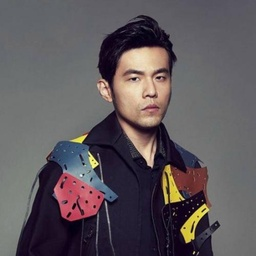
#> input picture PornDetected/data/2.jpg, 256 x 256 px, shrunk from 500 x 500 before the run
$ python Nude.py
#> lines starting #> are read from the running program, lines starting #| are printed output that depends on the picture; after the words box and inside, x2 and y2 are one past the last pixel; in counts of white or black regions, pixels touching at a corner belong together
#> further down, img is the input picture: PIL image 256x256 RGB; mean R, G, B 94.4, 87.2, 91.2
#!/usr/bin/env python
# -*- coding: utf-8 -*-
# @Time    : 2018/6/27 16:07
# @Author  : Guicheng.Zhou
# @File    : Nude.py
# @Software: IntelliJ IDEA
# @Describe: 色情图片鉴别,效果不理想，该demo主要在于python学习与应用

import sys
import os
from collections import namedtuple
from PIL import Image


class Nude(object):
    # 定义一个Skin类型
    # collections.namedtuple() 函数实际上是一个返回Python中标准元组类型子类的一个工厂方法。
    # 需要传递一个类型名和你需要的字段给它，然后它就会返回一个类，你可以初始化这个类，为你定义的字段传递值等。
    Skin = namedtuple("Skin", "id skin region x y")

    def __init__(self, path_or_image):
        # 如果path_or_image是Image.Image类型的实例,直接赋值
        if isinstance(path_or_image, Image.Image):
            self.image = path_or_image
        # 如果path_or_image为str类型的实例，打开图片
        elif isinstance(path_or_image, str):
            self.image = Image.open(path_or_image)

        # 获得图片所有颜色通道
        bands = self.image.getbands()
#> bands = ('R', 'G', 'B')
        # 判断是否为单通道图片（也即灰度图），是则将灰度图转为RGB图
        if len(bands) == 1:
            new_image = Image.new("RGB", self.image.size)
            # 拷贝灰度图self.image到RGB图 new_image.paste(PIL自动进行颜色通道转换)
            new_image.paste(self.image)
            f = self.image.filename
            # 替换self.image
            self.image = new_image
            self.image.filename = f

        # 存储对应图像所有像素的全部Skin对象
        self.skin_map = []
        # 检测到的皮肤区域，元素的索引即为皮肤区域号，元素都是包含一些Skin对象的列表
        self.detected_regions = []
        # 元素都是包含一些int对象(区域号)的列表
        # 这些元素中的区域号代表的区域都是待合并的区域
        self.merge_regions = []
        # 整合后的皮肤区域，元素的索引即为皮肤区域号，元素都是包含一些Skin对象的列表
        self.skin_regions = []
        # 最近合并的两个皮肤区域的区域号，初始化为-1
        self.last_from, self.last_to = -1, -1
        # 色情图像判断结果
        self.result = None
        # 处理得到的信息
        self.message = None
        # 图像宽高
        self.width, self.height = self.image.size
#> self.width = 256; self.height = 256
        # 图像总像素
        self.total_pixels = self.width * self.height
#> self.total_pixels = 65536

    def resize(self, maxwidth=1000, maxheight=1000):
        """
       基于最大宽高按比例重设图片大小，
       注意：这可能影响检测算法的结果

       如果没有变化返回 0
       原宽度大于 maxwidth 返回 1
       原高度大于 maxheight 返回 2
       原宽高大于 maxwidth, maxheight 返回 3

       maxwidth - 图片最大宽度
       maxheight - 图片最大高度
       传递参数时都可以设置为 False 来忽略
       """
        # 存储返回值
        ret = 0
        if maxwidth:
            if self.width > maxwidth:
                wpercent = maxwidth / self.width
                hszie = int(self.height * wpercent)
                fname = self.image.filename
                # Image.LANCZOS是重采样滤波器,用于抗锯齿
                self.image = self.image.resize((maxwidth, hszie), Image.LANCZOS)
                self.image.filename = fname
                self.width, self.height = self.image.size
                self.total_pixels = self.width * self.height
                ret += 1
        if maxheight:
            if self.height > maxheight:
                hpercent = maxheight / self.height
                wsize = int(self.width * hpercent)
                fname = self.image.filename
                self.image = self.image.resize((wsize, self.height), Image.LANCZOS)
                self.image.filename = fname
                self.width, self.height = self.image.size
                self.total_pixels = self.width * self.height
                ret += 2
        return ret

    def parse(self):
        # 如果已有结果，返回本对象
        if self.result is not None:
            return self
        # 获得图片所有像素数据
        pixels = self.image.load()
        # 遍历每个像素
        for y in range(self.height):
            for x in range(self.width):
                # 得到像素的RGB三个通道的值
                r = pixels[x, y][0]  # red
                g = pixels[x, y][1]  # green
                b = pixels[x, y][2]  # blue
                # 判断当前像素是否为肤色像素
                isSkin = True if self._classify_skin(r, g, b) else False
                # 给每个像素分配唯一id值(1,2,3...height*width)
                # 注意x,y的值从零开始
                _id = x + y * self.width + 1
                # 为每个像素创建一个对应的Skin对象,并添加到self.skiin_map中
                self.skin_map.append(self.Skin(_id, isSkin, None, x, y))
                # 若当前像素不为肤色像素,跳过此次循环
                if not isSkin:
                    continue

                # 设左上角为原点，相邻像素为符号 *，当前像素为符号 ^，那么相互位置关系通常如下图
                # ***
                # *^
                # 存有相邻像素索引的列表，存放顺序为由大到小，顺序改变有影响
                # 注意 _id 是从 1 开始的，对应的索引则是 _id-1
                check_indexes = [_id - 2,  # 当前像素左方的像素
                                 _id - 2 - self.width,  # 当前像素左上方的像素
                                 _id - 1 - self.width,  # 当前像素上方的像素
                                 _id - self.width]  # 当前像素右上方的像素
                # 用来记录相邻像素中肤色像素所在区域号，初识化为-1
                region = -1
                # 遍历每一个相邻像素的索引
                for index in check_indexes:
                    # 尝试索引相邻像素的Skin对象,没有则跳出循环
                    try:
                        self.skin_map[index]
                    except IndexError:
                        break
                    # 相邻像素若为肤色像素：
                    if self.skin_map[index].skin:
                        # 若相邻像素与当前像素的region均为有效值，且二者不同，且尚未添加到相同合并任务
                        if (self.skin_map[index].region != None and
                                    region != None and region != -1 and
                                    self.skin_map[index].region != region and
                                    self.last_from != region and
                                    self.last_to != self.skin_map[index].region):
                            # 那么添加这两个区域到合并任务
                            self._add_merge(region, self.skin_map[index].region)
                        # 记录此相邻像素所在区域号
                        region = self.skin_map[index].region
                # 遍历完所有相邻像素后，若region仍等于-1，说明所有相邻像素都不是肤色像素
                if region == -1:
                    # 更改属性为新的区域号，注意元组是不可变类型，不能直接更改属性
                    _skin = self.skin_map[_id - 1]._replace(region=len(self.detected_regions))
                    self.skin_map[_id - 1] = _skin
                    # 将此肤色像素所在区域创建为新区域
                    self.detected_regions.append([self.skin_map[_id - 1]])
                # region不等于-1的同时不等于None，说明有区域号为有效值的相邻肤色像素
                elif region != None:
                    # 将此像素的区域号更改为与相邻像素相同
                    _skin = self.skin_map[_id - 1]._replace(region=region)
                    self.skin_map[_id - 1] = _skin
                    # 向这个区域的像素列表中添加此像素
                    self.detected_regions[region].append(self.skin_map[_id - 1])

        # 完成所有区域合并任务，合并整理后的区域存储到self.skin_regions
        self._merge(self.detected_regions, self.merge_regions)
        # 分析皮肤区域，得到判定结果
        self._analysis_regions()
        return self

    def _classify_skin(self, r, g, b):
        # 根据RGB值判定
        rgb_classifier = r > 95 and g > 40 and g < 100 and b > 20 and max([r, g, b]) - min([r, g, b]) > 15 and abs(
            r - g) > 15 and r > g and r > b

        # 根据处理后的RGB值判定
        nr, ng, nb = self._to_normalized(r, g, b)
        norm_rgb_classifier = nr / ng > 1.185 and float(r * b) / ((r + g + b) ** 2) > 0.107 and float(r * g) / (
            (r + g + b) ** 2) > 0.112

        # HSV颜色模式下的判定
        h, s, v = self._to_hsv(r, g, b)
        hsv_classifier = h > 0 and h < 35 and s > 0.23 and s < 0.68

        # YCbCr颜色模式下的判定
        y, cb, cr = self._to_ycbcr(r, b, g)
        ycbcr_classifier = 97.5 <= cb <= 142.5 and 134 <= cr <= 176

        # 效果不是很好，还需改公式
        # return rgb_classifier or norm_rgb_classifier or hsv_classifier or ycbcr_classifier
        return ycbcr_classifier

    def _to_normalized(self, r, g, b):
        if r == 0:
            r = 0.0001
        if g == 0:
            g = 0.0001
        if b == 0:
            b = 0.0001
        _sum = float(r + g + b)
        return [r / _sum, g / _sum, b / _sum]

    def _to_hsv(self, r, g, b):
        h = 0
        _sum = float(r + g + b)
        _max = float(max([r, g, b]))
        _min = float(min([r, g, b]))
        diff = float(_max - _min)
        if _sum == 0:
            _sum = 0.0001

        if _max == r:
            if diff == 0:
                h = sys.maxsize
            else:
                h = (g - b) / diff
        elif _max == g:
            h = 2 + ((g - r) / diff)
        else:
            h = 4 + ((r - g) / diff)

        h *= 60
        if h < 0:
            h += 360

        return [h, 1.0 - (3.0 * (_min / _sum)), (1.0 / 3.0) * _max]

    def _to_ycbcr(self, r, b, g):
        # 公式来源：
        # http://stackoverflow.com/questions/19459831/rgb-to-ycbcr-conversion-problems
        y = .299 * r + .587 * g + .114 * b
        cb = 128 - 0.168736 * r - 0.331364 * g + 0.5 * b
        cr = 128 + 0.5 * r - 0.418688 * g - 0.081312 * b
        return y, cb, cr

    # self.merge_regions 的元素都是包含一些 int 对象（区域号）的列表
    # self.merge_regions 的元素中的区域号代表的区域都是待合并的区域
    # 这个方法便是将两个待合并的区域号添加到 self.merge_regions 中
    def _add_merge(self, _from, _to):
        # 两个区域号赋值给类属性
        self.last_from = _from
        self.last_to = _to

        # 记录self.merge_regions的某个索引值，初始化为-1
        from_index = -1
        # 记录self.merge_regions的某个索引值,初始化为-1
        to_index = -1

        # 遍历每个self.merge_regions的元素
        for index, region in enumerate(self.merge_regions):
            # 遍历元素中的每个区域号
            for r_index in region:
                if r_index == _from:
                    from_index = index
                if r_index == _to:
                    to_index = index

        # 若两个区域号都存在于self.merge_regions中
        if from_index != -1 and to_index != -1:
            # 如果这两个区域号分别存在于两个列表中
            # 那么合并这两个列表
            if from_index != to_index:
                self.merge_regions[from_index].extend(self.merge_regions[to_index])
                del (self.merge_regions[to_index])
            return

        # 若两个区域号都不存在于 self.merge_regions 中
        if from_index == -1 and to_index == -1:
            # 创建新的区域号列表
            self.merge_regions.append([_from, _to])
            return
        # 若两个区域号中有一个存在于 self.merge_regions 中
        if from_index != -1 and to_index == -1:
            # 将不存在于 self.merge_regions 中的那个区域号
            # 添加到另一个区域号所在的列表
            self.merge_regions[from_index].append(_to)
            return
        # 若两个待合并的区域号中有一个存在于 self.merge_regions 中
        if from_index == -1 and to_index != -1:
            # 将不存在于 self.merge_regions 中的那个区域号
            # 添加到另一个区域号所在的列表
            self.merge_regions[to_index].append(_from)
            return

    # 合并该合并的皮肤区域
    def _merge(self, detected_regions, merge_regions):
        # 新建列表 new_detected_regions
        # 其元素将是包含一些代表像素的 Skin 对象的列表
        # new_detected_regions 的元素即代表皮肤区域，元素索引为区域号
        new_detected_regions = []

        # 将 merge_regions 中的元素中的区域号代表的所有区域合并
        for index, region in enumerate(merge_regions):
            try:
                new_detected_regions[index]
            except IndexError:
                new_detected_regions.append([])
            for r_index in region:
                new_detected_regions[index].extend(detected_regions[r_index])
                detected_regions[r_index] = []

        # 添加剩下的其余皮肤区域到 new_detected_regions
        for region in detected_regions:
            if len(region) > 0:
                new_detected_regions.append(region)
#> this loop made 68 passes

        # 清理 new_detected_regions
        self._clear_regions(new_detected_regions)

    # 分析区域
    def _analysis_regions(self):
        # 如果皮肤区域小于 3 个，不是色情
        if len(self.skin_regions) < 3:
            self.message = "Less than 3 skin regions ({_skin_regions_size})".format(
                _skin_regions_size=len(self.skin_regions))
            self.result = False
            return self.result

        # 为皮肤区域排序
        self.skin_regions = sorted(self.skin_regions, key=lambda s: len(s),
                                   reverse=True)

        # 计算皮肤总像素数
        total_skin = float(sum([len(skin_region) for skin_region in self.skin_regions]))

        # 如果皮肤区域与整个图像的比值小于 15%，那么不是色情图片
        if total_skin / self.total_pixels * 100 < 15:
            self.message = "Total skin percentage lower than 15 ({:.2f})".format(total_skin / self.total_pixels * 100)
            self.result = False
            return self.result

        # 如果最大皮肤区域小于总皮肤面积的 45%，不是色情图片
        if len(self.skin_regions[0]) / total_skin * 100 < 45:
            self.message = "The biggest region contains less than 45 ({:.2f})".format(
                len(self.skin_regions[0]) / total_skin * 100)
            self.result = False
            return self.result

        # 皮肤区域数量超过 60个，不是色情图片
        if len(self.skin_regions) > 60:
            self.message = "More than 60 skin regions ({})".format(len(self.skin_regions))
            self.result = False
            return self.result

        # 其它情况为色情图片
        self.message = "Nude!!"
        self.result = True
        return self.result

    # 皮肤区域清理函数
    # 只保存像素数大于指定数量的皮肤区域
    def _clear_regions(self, detected_regions):
        for region in detected_regions:
            if len(region) > 30:
                self.skin_regions.append(region)
#> this loop made 30 passes
#> region on passes 7, 10, 12, 13, 15, 18, 19, 25, 26, 30: [(35669, True, 13, 84, 139)], [(39857, True, 16, 176, 155), (40113, True, 16, 176, 156)], [(41388, True, 18, 171, 161), (41389, True, 18, 172, 161)], [(42848, True, 24, 95, 167)], [(46189, True, 30, 108, 180)], [(52929, True, 42, 192, 206), (53185, True, 42, 192, 207)], [(53425, True, 44, 176, 208), (53426, True, 44, 177, 208)], [(56625, True, 59, 48, 221)], [(57154, True, 60, 65, 223)], [(65459, True, 67, 178, 255)]

    def inspect(self):
        _image = '{} {} {}×{}'.format(self.image.filename, self.image.format, self.width, self.height)
        return "{_image}: result={_result} message='{_message}'".format(_image=_image, _result=self.result,
                                                                        _message=self.message)

        # 将在源文件目录生成图片文件，将皮肤区域可视化

    def showSkinRegions(self):
        # 未得出结果时方法返回
        if self.result is None:
            return
        # 皮肤像素的 ID 的集合
        skinIdSet = set()
        # 将原图做一份拷贝
        simage = self.image
        # 加载数据
        simageData = simage.load()

        # 将皮肤像素的 id 存入 skinIdSet
        for sr in self.skin_regions:
            for pixel in sr:
                skinIdSet.add(pixel.id)
#> this loop made 4 passes
        # 将图像中的皮肤像素设为白色，其余设为黑色
        for pixel in self.skin_map:
            if pixel.id not in skinIdSet:
                simageData[pixel.x, pixel.y] = 0, 0, 0
            else:
                simageData[pixel.x, pixel.y] = 255, 255, 255
        # 源文件绝对路径
        filePath = os.path.abspath(self.image.filename)
        # 源文件所在目录
        fileDirectory = os.path.dirname(filePath) + '/'
        # 源文件的完整文件名
        fileFullName = os.path.basename(filePath)
        # 分离源文件的完整文件名得到文件名和扩展名
        fileName, fileExtName = os.path.splitext(fileFullName)
        # 保存图片
        simage.save('{}{}_{}{}'.format(fileDirectory, fileName, 'Nude' if self.result else 'Normal', fileExtName))
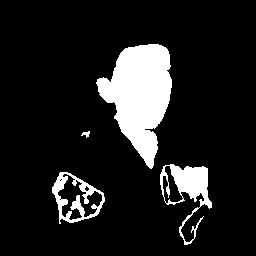
#> saved as 2_Normal.jpg: PIL image 256x256 RGB; 12% white; 4 white regions, box (x1, y1, x2, y2) and area: (96, 44, 172, 169) 5454, (160, 164, 212, 245) 1422, (52, 172, 105, 224) 978, (81, 131, 90, 138) 33


if __name__ == '__main__':
    img = Image.open('data/2.jpg')
    n = Nude(img)
    n.parse()
    n.showSkinRegions()
    print(n.result, n.inspect())
#| False data/2.jpg JPEG 256×256: result=False message='Total skin percentage lower than 15 (12.03)'
